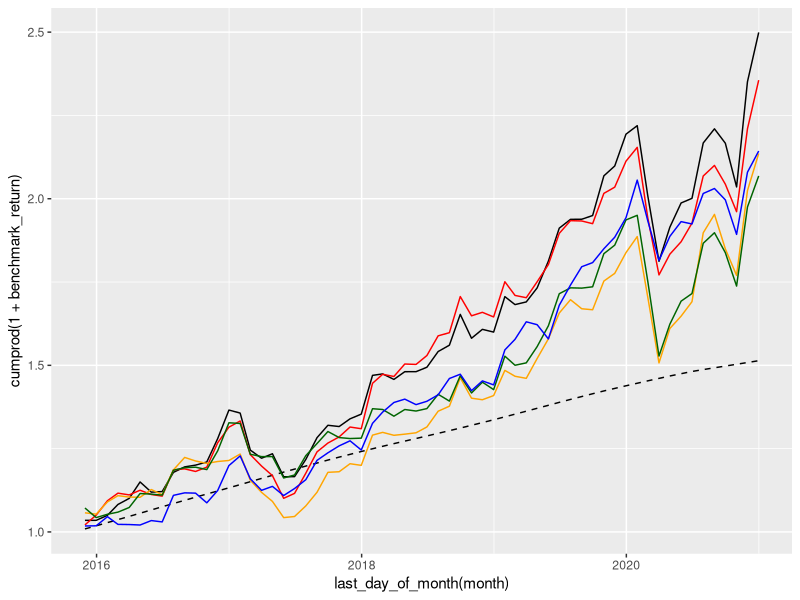

Source code (R):
library(dplyr)
library(readr)
library(ggplot2)
library(tidyr)
library(lubridate)

as_of_join <- function(x, y, by_column="date") {
  
  x_dates <- x %>% select(all_of(by_column))
  y_dates <- y %>% select(all_of(by_column))
  all_dates <- x_dates %>% 
    union(y_dates) %>% 
    arrange(!!rlang::sym("date"))
  
  y <- y %>% 
    arrange(!!rlang::sym("date"))
  
  y_without_gaps <- all_dates %>% 
    left_join(y, by = by_column) %>% 
    fill(!all_of(by_column), .direction="down")
  
  x %>% 
    left_join(y_without_gaps, by=by_column)
}

first_day_of_month <- function(x) {
  make_date(year(x), month(x), 1)
}

last_day_of_month <- function(x) {
  make_date(year(x), month(x), days_in_month(x))
}

sortino_ratio <- function(excess_returns, min_acceptable_return = 0) {
  
  mean_return_above_threshold <- mean(excess_returns - min_acceptable_return)
  
  returns_below_threshold <- pmin(0, excess_returns - min_acceptable_return)
  
  downside_deviation <- sd(returns_below_threshold)
  
  mean_return_above_threshold / downside_deviation
}

moex_index <- read_csv("moex_index.csv")
total_return_gross_index <- read_csv("total_return_gross_index.csv")

risk_free <- read_tsv("cbr_key_rate.txt")

red <- read_tsv("red_share_price.txt")

green <- read_tsv("green_share_price.txt")

yellow <- read_tsv("yellow_share_price.txt")

personal <- read_tsv("personal_share_price.txt")


green_returns <- green %>% 
  mutate(month = first_day_of_month(date)) %>% 
  filter(month != lead(month, default=first(month))) %>% 
  mutate(green_return = green_share_price / lag(green_share_price) - 1) %>% 
  filter(!is.na(green_return)) %>% 
  select(month, green_return)

red_returns <- red %>% 
  mutate(month = first_day_of_month(date)) %>% 
  filter(month != lead(month, default=first(month))) %>% 
  mutate(red_return = red_share_price / lag(red_share_price) - 1) %>% 
  filter(!is.na(red_return)) %>% 
  select(month, red_return)

yellow_returns <- yellow %>% 
  mutate(month = first_day_of_month(date)) %>% 
  filter(month != lead(month, default=first(month))) %>% 
  mutate(yellow_return = yellow_share_price / lag(yellow_share_price) - 1) %>% 
  filter(!is.na(yellow_return)) %>% 
  select(month, yellow_return)

personal_returns <- personal %>% 
  mutate(personal_return = personal_share_price / lag(personal_share_price) - 1) %>% 
  select(-personal_share_price) %>% 
  filter(!is.na(personal_return))

benchmark_returns <- total_return_gross_index %>%
  as_of_join(risk_free) %>% 
  mutate(
    risk_free_return = lag(cbr_rate) * (as.numeric(date - lag(date), "days")) / 365
  ) %>% 
  mutate(month = first_day_of_month(date)) %>% 
  select(-date) %>% 
  inner_join(
    moex_index %>% 
      mutate(month = first_day_of_month(date)) %>% 
      select(-date),
  ) %>% 
  mutate(
    moex_return = moex_index / lag(moex_index) - 1,
    total_gross_return = total_return_gross_index / lag(total_return_gross_index) - 1,
    div_yield = total_gross_return - moex_return,
    div_yield_less_tax = (1 - 0.13) * div_yield,
    benchmark_return = moex_return + div_yield_less_tax
  ) %>% 
  select(month, benchmark_return, risk_free_return) %>% 
  filter(!is.na(benchmark_return), !is.na(risk_free_return))

all_returns <- benchmark_returns %>% 
  inner_join(red_returns) %>% 
  inner_join(yellow_returns) %>% 
  inner_join(green_returns) %>% 
  inner_join(personal_returns) %>% 
  mutate(
    benchmark_excess_return = benchmark_return - risk_free_return,
    red_excess_return = red_return - risk_free_return,
    yellow_excess_return = yellow_return - risk_free_return,
    green_excess_return = green_return - risk_free_return,
    personal_excess_return = personal_return - risk_free_return
  )

all_returns %>% 
  ggplot(aes(x = last_day_of_month(month))) +
  geom_line(aes(y = cumprod(1 + benchmark_return)), color="black") +
  geom_line(aes(y = cumprod(1 + risk_free_return)), color="black", linetype="dashed") +
  geom_line(aes(y = cumprod(1 + red_return)), color="red") +
  geom_line(aes(y = cumprod(1 + yellow_return)), color="orange") +
  geom_line(aes(y = cumprod(1 + green_return)), color="darkgreen") +
  geom_line(aes(y = cumprod(1 + personal_return)), color="blue")

all_returns %>% 
  lm(green_excess_return ~ benchmark_excess_return, data=.) %>% 
  summary()

all_returns %>% 
  lm(yellow_excess_return ~ benchmark_excess_return, data=.) %>% 
  summary()

all_returns %>% 
  lm(red_excess_return ~ benchmark_excess_return, data=.) %>% 
  summary()

all_returns %>% 
  lm(personal_excess_return ~ benchmark_excess_return, data=.) %>% 
  summary()

all_returns %>% 
  summarise(
    benchmark_sharpe =  mean(benchmark_excess_return) / sd(benchmark_excess_return) * sqrt(12),
    red_sharpe = mean(red_excess_return) / sd(red_excess_return) * sqrt(12),
    yellow_sharpe = mean(yellow_excess_return) / sd(yellow_excess_return) * sqrt(12),
    green_sharpe = mean(green_excess_return) / sd(green_excess_return) * sqrt(12),
    personal_sharpe = mean(personal_excess_return) / sd(personal_excess_return) * sqrt(12)
  )

all_returns %>% 
  summarise(
    benchmark_sortino = sortino_ratio(benchmark_excess_return, 0) * sqrt(12),
    red_sortino = sortino_ratio(red_excess_return, 0) * sqrt(12),
    yellow_sortino = sortino_ratio(yellow_excess_return, 0) * sqrt(12),
    green_sortino = sortino_ratio(green_excess_return, 0) * sqrt(12),
    personal_sortino = sortino_ratio(personal_excess_return, 0) * sqrt(12)
  )

fund_growth <- all_returns %>% 
  transmute(
    date = last_day_of_month(month),
    benchmark_growth = cumprod(1 + benchmark_return),
    risk_free_growth = cumprod(1 + risk_free_return),
    personal_growth = cumprod(1 + personal_return),
    green_growth = cumprod(1 + green_return),
    yellow_growth = cumprod(1 + yellow_return),
    red_growth = cumprod(1 + red_return)
  ) %>% 
  bind_rows(
    tibble(
      date = as.Date('2015-10-31'),
      benchmark_growth = 1,
      risk_free_growth = 1,
      personal_growth = 1,
      green_growth = 1,
      yellow_growth = 1,
      red_growth = 1
    )
  ) %>% 
  arrange(date)

fund_growth %>% 
  write_csv("fund_growth.csv")

all_returns %>% 
  transmute(
    month = month,
    benchmark_excess_return = 100 * benchmark_excess_return,
    personal_excess_return = 100 * personal_excess_return,
    red_excess_return = 100 * red_excess_return,
    yellow_excess_return = 100 * yellow_excess_return,
    green_excess_return = 100 * green_excess_return
  ) %>% 
  write_csv("fund_excess_return.csv")

all_returns %>% 
  transmute(
    date = last_day_of_month(month),
    benchmark_growth = cumprod(1 + benchmark_return),
    risk_free_growth = cumprod(1 + risk_free_return),
    personal_growth = cumprod(1 + personal_return),
    green_growth = cumprod(1 + green_return),
    yellow_growth = cumprod(1 + yellow_return),
    red_growth = cumprod(1 + red_return)
  ) %>% tail()
